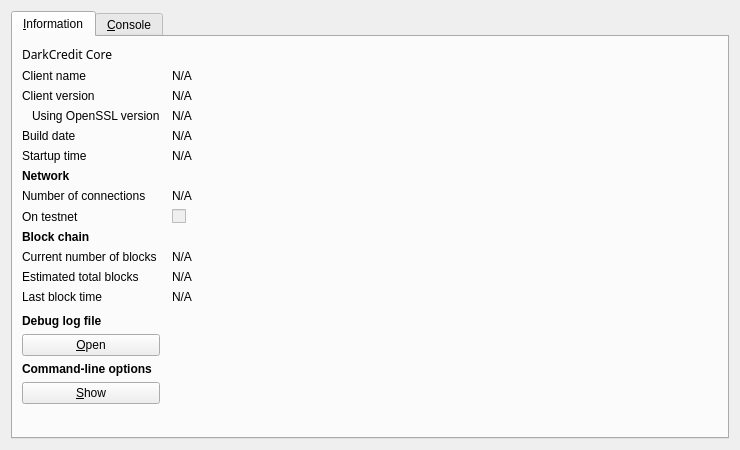
<?xml version="1.0" encoding="UTF-8"?>
<ui version="4.0">
 <class>RPCConsole</class>
 <widget class="QDialog" name="RPCConsole">
  <property name="geometry">
   <rect>
    <x>0</x>
    <y>0</y>
    <width>740</width>
    <height>450</height>
   </rect>
  </property>
  <property name="windowTitle">
   <string>DarkCredit - Debug window</string>
  </property>
  <layout class="QVBoxLayout" name="verticalLayout_2">
   <item>
    <widget class="QTabWidget" name="tabWidget">
     <property name="currentIndex">
      <number>0</number>
     </property>
     <widget class="QWidget" name="tab_info">
      <attribute name="title">
       <string>&amp;Information</string>
      </attribute>
      <layout class="QGridLayout" name="gridLayout" columnstretch="0,1">
       <property name="horizontalSpacing">
        <number>12</number>
       </property>
       <item row="0" column="0">
        <widget class="QLabel" name="label_9">
         <property name="font">
          <font>
           <family>NEOTERIC</family>
           <weight>50</weight>
           <bold>false</bold>
          </font>
         </property>
         <property name="text">
          <string>DarkCredit Core</string>
         </property>
        </widget>
       </item>
       <item row="1" column="0">
        <widget class="QLabel" name="label_5">
         <property name="text">
          <string>Client name</string>
         </property>
        </widget>
       </item>
       <item row="1" column="1">
        <widget class="QLabel" name="clientName">
         <property name="cursor">
          <cursorShape>IBeamCursor</cursorShape>
         </property>
         <property name="text">
          <string>N/A</string>
         </property>
         <property name="textFormat">
          <enum>Qt::PlainText</enum>
         </property>
         <property name="textInteractionFlags">
          <set>Qt::LinksAccessibleByMouse|Qt::TextSelectableByKeyboard|Qt::TextSelectableByMouse</set>
         </property>
        </widget>
       </item>
       <item row="2" column="0">
        <widget class="QLabel" name="label_6">
         <property name="text">
          <string>Client version</string>
         </property>
        </widget>
       </item>
       <item row="2" column="1">
        <widget class="QLabel" name="clientVersion">
         <property name="cursor">
          <cursorShape>IBeamCursor</cursorShape>
         </property>
         <property name="text">
          <string>N/A</string>
         </property>
         <property name="textFormat">
          <enum>Qt::PlainText</enum>
         </property>
         <property name="textInteractionFlags">
          <set>Qt::LinksAccessibleByMouse|Qt::TextSelectableByKeyboard|Qt::TextSelectableByMouse</set>
         </property>
        </widget>
       </item>
       <item row="3" column="0">
        <widget class="QLabel" name="label_14">
         <property name="text">
          <string>Using OpenSSL version</string>
         </property>
         <property name="indent">
          <number>10</number>
         </property>
        </widget>
       </item>
       <item row="3" column="1">
        <widget class="QLabel" name="openSSLVersion">
         <property name="cursor">
          <cursorShape>IBeamCursor</cursorShape>
         </property>
         <property name="text">
          <string>N/A</string>
         </property>
         <property name="textFormat">
          <enum>Qt::PlainText</enum>
         </property>
         <property name="textInteractionFlags">
          <set>Qt::LinksAccessibleByMouse|Qt::TextSelectableByKeyboard|Qt::TextSelectableByMouse</set>
         </property>
        </widget>
       </item>
       <item row="4" column="0">
        <widget class="QLabel" name="label_12">
         <property name="text">
          <string>Build date</string>
         </property>
        </widget>
       </item>
       <item row="4" column="1">
        <widget class="QLabel" name="buildDate">
         <property name="cursor">
          <cursorShape>IBeamCursor</cursorShape>
         </property>
         <property name="text">
          <string>N/A</string>
         </property>
         <property name="textFormat">
          <enum>Qt::PlainText</enum>
         </property>
         <property name="textInteractionFlags">
          <set>Qt::LinksAccessibleByMouse|Qt::TextSelectableByKeyboard|Qt::TextSelectableByMouse</set>
         </property>
        </widget>
       </item>
       <item row="5" column="0">
        <widget class="QLabel" name="label_13">
         <property name="text">
          <string>Startup time</string>
         </property>
        </widget>
       </item>
       <item row="5" column="1">
        <widget class="QLabel" name="startupTime">
         <property name="cursor">
          <cursorShape>IBeamCursor</cursorShape>
         </property>
         <property name="text">
          <string>N/A</string>
         </property>
         <property name="textFormat">
          <enum>Qt::PlainText</enum>
         </property>
         <property name="textInteractionFlags">
          <set>Qt::LinksAccessibleByMouse|Qt::TextSelectableByKeyboard|Qt::TextSelectableByMouse</set>
         </property>
        </widget>
       </item>
       <item row="6" column="0">
        <widget class="QLabel" name="label_11">
         <property name="font">
          <font>
           <weight>75</weight>
           <bold>true</bold>
          </font>
         </property>
         <property name="text">
          <string>Network</string>
         </property>
        </widget>
       </item>
       <item row="7" column="0">
        <widget class="QLabel" name="label_7">
         <property name="text">
          <string>Number of connections</string>
         </property>
        </widget>
       </item>
       <item row="7" column="1">
        <widget class="QLabel" name="numberOfConnections">
         <property name="cursor">
          <cursorShape>IBeamCursor</cursorShape>
         </property>
         <property name="text">
          <string>N/A</string>
         </property>
         <property name="textFormat">
          <enum>Qt::PlainText</enum>
         </property>
         <property name="textInteractionFlags">
          <set>Qt::LinksAccessibleByMouse|Qt::TextSelectableByKeyboard|Qt::TextSelectableByMouse</set>
         </property>
        </widget>
       </item>
       <item row="8" column="0">
        <widget class="QLabel" name="label_8">
         <property name="text">
          <string>On testnet</string>
         </property>
        </widget>
       </item>
       <item row="8" column="1">
        <widget class="QCheckBox" name="isTestNet">
         <property name="enabled">
          <bool>false</bool>
         </property>
         <property name="text">
          <string/>
         </property>
        </widget>
       </item>
       <item row="9" column="0">
        <widget class="QLabel" name="label_10">
         <property name="font">
          <font>
           <weight>75</weight>
           <bold>true</bold>
          </font>
         </property>
         <property name="text">
          <string>Block chain</string>
         </property>
        </widget>
       </item>
       <item row="10" column="0">
        <widget class="QLabel" name="label_3">
         <property name="text">
          <string>Current number of blocks</string>
         </property>
        </widget>
       </item>
       <item row="10" column="1">
        <widget class="QLabel" name="numberOfBlocks">
         <property name="cursor">
          <cursorShape>IBeamCursor</cursorShape>
         </property>
         <property name="text">
          <string>N/A</string>
         </property>
         <property name="textFormat">
          <enum>Qt::PlainText</enum>
         </property>
         <property name="textInteractionFlags">
          <set>Qt::LinksAccessibleByMouse|Qt::TextSelectableByKeyboard|Qt::TextSelectableByMouse</set>
         </property>
        </widget>
       </item>
       <item row="11" column="0">
        <widget class="QLabel" name="label_4">
         <property name="text">
          <string>Estimated total blocks</string>
         </property>
        </widget>
       </item>
       <item row="11" column="1">
        <widget class="QLabel" name="totalBlocks">
         <property name="cursor">
          <cursorShape>IBeamCursor</cursorShape>
         </property>
         <property name="text">
          <string>N/A</string>
         </property>
         <property name="textFormat">
          <enum>Qt::PlainText</enum>
         </property>
         <property name="textInteractionFlags">
          <set>Qt::LinksAccessibleByMouse|Qt::TextSelectableByKeyboard|Qt::TextSelectableByMouse</set>
         </property>
        </widget>
       </item>
       <item row="12" column="0">
        <widget class="QLabel" name="label_2">
         <property name="text">
          <string>Last block time</string>
         </property>
        </widget>
       </item>
       <item row="12" column="1">
        <widget class="QLabel" name="lastBlockTime">
         <property name="cursor">
          <cursorShape>IBeamCursor</cursorShape>
         </property>
         <property name="text">
          <string>N/A</string>
         </property>
         <property name="textFormat">
          <enum>Qt::PlainText</enum>
         </property>
         <property name="textInteractionFlags">
          <set>Qt::LinksAccessibleByMouse|Qt::TextSelectableByKeyboard|Qt::TextSelectableByMouse</set>
         </property>
        </widget>
       </item>
       <item row="13" column="0">
        <spacer name="verticalSpacer_2">
         <property name="orientation">
          <enum>Qt::Vertical</enum>
         </property>
         <property name="sizeHint" stdset="0">
          <size>
           <width>20</width>
           <height>20</height>
          </size>
         </property>
        </spacer>
       </item>
       <item row="14" column="0">
        <widget class="QLabel" name="labelDebugLogfile">
         <property name="font">
          <font>
           <weight>75</weight>
           <bold>true</bold>
          </font>
         </property>
         <property name="text">
          <string>Debug log file</string>
         </property>
        </widget>
       </item>
       <item row="15" column="0">
        <widget class="QPushButton" name="openDebugLogfileButton">
         <property name="toolTip">
          <string>Open the DarkCredit debug log file from the current data directory. This can take a few seconds for large log files.</string>
         </property>
         <property name="text">
          <string>&amp;Open</string>
         </property>
         <property name="autoDefault">
          <bool>false</bool>
         </property>
        </widget>
       </item>
       <item row="16" column="0">
        <widget class="QLabel" name="labelCLOptions">
         <property name="font">
          <font>
           <weight>75</weight>
           <bold>true</bold>
          </font>
         </property>
         <property name="text">
          <string>Command-line options</string>
         </property>
        </widget>
       </item>
       <item row="17" column="0">
        <widget class="QPushButton" name="showCLOptionsButton">
         <property name="toolTip">
          <string>Show the DarkCredit-Qt help message to get a list with possible DarkCredit command-line options.</string>
         </property>
         <property name="text">
          <string>&amp;Show</string>
         </property>
         <property name="autoDefault">
          <bool>false</bool>
         </property>
        </widget>
       </item>
       <item row="18" column="0">
        <spacer name="verticalSpacer">
         <property name="orientation">
          <enum>Qt::Vertical</enum>
         </property>
         <property name="sizeHint" stdset="0">
          <size>
           <width>20</width>
           <height>40</height>
          </size>
         </property>
        </spacer>
       </item>
      </layout>
     </widget>
     <widget class="QWidget" name="tab_console">
      <attribute name="title">
       <string>&amp;Console</string>
      </attribute>
      <layout class="QVBoxLayout" name="verticalLayout_3">
       <property name="spacing">
        <number>3</number>
       </property>
       <item>
        <widget class="QTextEdit" name="messagesWidget">
         <property name="minimumSize">
          <size>
           <width>0</width>
           <height>100</height>
          </size>
         </property>
         <property name="readOnly">
          <bool>true</bool>
         </property>
         <property name="tabKeyNavigation" stdset="0">
          <bool>false</bool>
         </property>
         <property name="columnCount" stdset="0">
          <number>2</number>
         </property>
        </widget>
       </item>
       <item>
        <layout class="QHBoxLayout" name="horizontalLayout">
         <property name="spacing">
          <number>3</number>
         </property>
         <item>
          <widget class="QLabel" name="label">
           <property name="text">
            <string notr="true">&gt;</string>
           </property>
          </widget>
         </item>
         <item>
          <widget class="QLineEdit" name="lineEdit"/>
         </item>
         <item>
          <widget class="QPushButton" name="clearButton">
           <property name="maximumSize">
            <size>
             <width>24</width>
             <height>24</height>
            </size>
           </property>
           <property name="toolTip">
            <string>Clear console</string>
           </property>
           <property name="text">
            <string/>
           </property>
           <property name="icon">
            <iconset resource="../bitcoin.qrc">
             <normaloff>:/icons/remove</normaloff>:/icons/remove</iconset>
           </property>
           <property name="shortcut">
            <string notr="true">Ctrl+L</string>
           </property>
           <property name="autoDefault">
            <bool>false</bool>
           </property>
          </widget>
         </item>
        </layout>
       </item>
      </layout>
     </widget>
    </widget>
   </item>
  </layout>
 </widget>
 <resources>
  <include location="../bitcoin.qrc"/>
 </resources>
 <connections/>
</ui>
